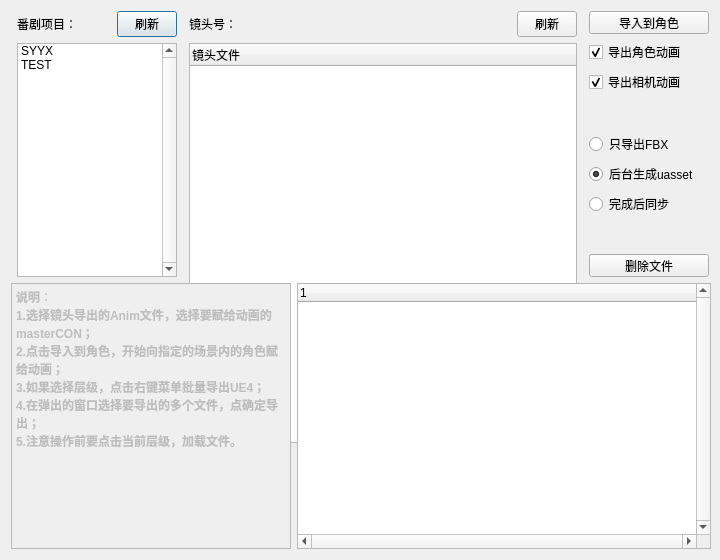
<?xml version="1.0" encoding="UTF-8"?>
<ui version="4.0">
 <class>transferAnimDialog</class>
 <widget class="QDialog" name="transferAnimDialog">
  <property name="geometry">
   <rect>
    <x>0</x>
    <y>0</y>
    <width>720</width>
    <height>560</height>
   </rect>
  </property>
  <property name="minimumSize">
   <size>
    <width>720</width>
    <height>560</height>
   </size>
  </property>
  <property name="windowTitle">
   <string>Transfer Anim File</string>
  </property>
  <layout class="QGridLayout" name="gridLayout">
   <item row="0" column="0">
    <layout class="QHBoxLayout" name="horizontalLayout" stretch="2,5,1">
     <item>
      <layout class="QVBoxLayout" name="verticalLayout_2">
       <property name="leftMargin">
        <number>6</number>
       </property>
       <property name="rightMargin">
        <number>6</number>
       </property>
       <item>
        <layout class="QHBoxLayout" name="horizontalLayout_4">
         <item>
          <widget class="QLabel" name="projectLBL">
           <property name="minimumSize">
            <size>
             <width>90</width>
             <height>0</height>
            </size>
           </property>
           <property name="maximumSize">
            <size>
             <width>90</width>
             <height>16777215</height>
            </size>
           </property>
           <property name="text">
            <string>番剧项目：</string>
           </property>
          </widget>
         </item>
         <item>
          <spacer name="horizontalSpacer_2">
           <property name="orientation">
            <enum>Qt::Horizontal</enum>
           </property>
           <property name="sizeHint" stdset="0">
            <size>
             <width>40</width>
             <height>20</height>
            </size>
           </property>
          </spacer>
         </item>
         <item>
          <widget class="QPushButton" name="projectRefreshBTN">
           <property name="minimumSize">
            <size>
             <width>60</width>
             <height>0</height>
            </size>
           </property>
           <property name="maximumSize">
            <size>
             <width>60</width>
             <height>16777215</height>
            </size>
           </property>
           <property name="layoutDirection">
            <enum>Qt::LeftToRight</enum>
           </property>
           <property name="text">
            <string>刷新</string>
           </property>
           <property name="default">
            <bool>false</bool>
           </property>
          </widget>
         </item>
        </layout>
       </item>
       <item>
        <widget class="QListWidget" name="projectLW">
         <property name="minimumSize">
          <size>
           <width>160</width>
           <height>0</height>
          </size>
         </property>
         <property name="maximumSize">
          <size>
           <width>16777215</width>
           <height>16777215</height>
          </size>
         </property>
         <property name="contextMenuPolicy">
          <enum>Qt::CustomContextMenu</enum>
         </property>
         <property name="verticalScrollBarPolicy">
          <enum>Qt::ScrollBarAlwaysOn</enum>
         </property>
         <item>
          <property name="text">
           <string>SYYX</string>
          </property>
         </item>
         <item>
          <property name="text">
           <string>TEST</string>
          </property>
         </item>
        </widget>
       </item>
      </layout>
     </item>
     <item>
      <layout class="QVBoxLayout" name="verticalLayout">
       <item>
        <layout class="QHBoxLayout" name="horizontalLayout_3">
         <item>
          <widget class="QLabel" name="shotLBL">
           <property name="minimumSize">
            <size>
             <width>60</width>
             <height>0</height>
            </size>
           </property>
           <property name="maximumSize">
            <size>
             <width>60</width>
             <height>16777215</height>
            </size>
           </property>
           <property name="text">
            <string>镜头号：</string>
           </property>
          </widget>
         </item>
         <item>
          <spacer name="horizontalSpacer">
           <property name="orientation">
            <enum>Qt::Horizontal</enum>
           </property>
           <property name="sizeHint" stdset="0">
            <size>
             <width>40</width>
             <height>20</height>
            </size>
           </property>
          </spacer>
         </item>
         <item>
          <widget class="QPushButton" name="shotRefreshBTN">
           <property name="minimumSize">
            <size>
             <width>60</width>
             <height>0</height>
            </size>
           </property>
           <property name="maximumSize">
            <size>
             <width>60</width>
             <height>16777215</height>
            </size>
           </property>
           <property name="text">
            <string>刷新</string>
           </property>
          </widget>
         </item>
        </layout>
       </item>
       <item>
        <widget class="QTreeWidget" name="shotTW">
         <property name="minimumSize">
          <size>
           <width>383</width>
           <height>400</height>
          </size>
         </property>
         <property name="baseSize">
          <size>
           <width>383</width>
           <height>400</height>
          </size>
         </property>
         <property name="contextMenuPolicy">
          <enum>Qt::CustomContextMenu</enum>
         </property>
         <column>
          <property name="text">
           <string>镜头文件</string>
          </property>
         </column>
        </widget>
       </item>
      </layout>
     </item>
     <item>
      <layout class="QVBoxLayout" name="verticalLayout_3">
       <property name="leftMargin">
        <number>6</number>
       </property>
       <item>
        <widget class="QPushButton" name="importBTN_2">
         <property name="minimumSize">
          <size>
           <width>120</width>
           <height>23</height>
          </size>
         </property>
         <property name="text">
          <string>导入到角色</string>
         </property>
        </widget>
       </item>
       <item>
        <widget class="QCheckBox" name="exportChrCB">
         <property name="text">
          <string>导出角色动画</string>
         </property>
         <property name="checked">
          <bool>true</bool>
         </property>
        </widget>
       </item>
       <item>
        <widget class="QCheckBox" name="exportCameraCB">
         <property name="text">
          <string>导出相机动画</string>
         </property>
         <property name="checked">
          <bool>true</bool>
         </property>
        </widget>
       </item>
       <item>
        <spacer name="verticalSpacer_2">
         <property name="orientation">
          <enum>Qt::Vertical</enum>
         </property>
         <property name="sizeHint" stdset="0">
          <size>
           <width>20</width>
           <height>40</height>
          </size>
         </property>
        </spacer>
       </item>
       <item>
        <widget class="QRadioButton" name="exportfbxRB">
         <property name="minimumSize">
          <size>
           <width>120</width>
           <height>0</height>
          </size>
         </property>
         <property name="maximumSize">
          <size>
           <width>120</width>
           <height>16777215</height>
          </size>
         </property>
         <property name="text">
          <string>只导出FBX</string>
         </property>
        </widget>
       </item>
       <item>
        <widget class="QRadioButton" name="exportuassetRB">
         <property name="text">
          <string>后台生成uasset</string>
         </property>
         <property name="checked">
          <bool>true</bool>
         </property>
        </widget>
       </item>
       <item>
        <widget class="QRadioButton" name="exportsyncRB">
         <property name="text">
          <string>完成后同步</string>
         </property>
        </widget>
       </item>
       <item>
        <spacer name="verticalSpacer">
         <property name="orientation">
          <enum>Qt::Vertical</enum>
         </property>
         <property name="sizeHint" stdset="0">
          <size>
           <width>20</width>
           <height>40</height>
          </size>
         </property>
        </spacer>
       </item>
       <item>
        <widget class="QPushButton" name="delShotBTN">
         <property name="minimumSize">
          <size>
           <width>120</width>
           <height>23</height>
          </size>
         </property>
         <property name="text">
          <string>删除文件</string>
         </property>
        </widget>
       </item>
      </layout>
     </item>
    </layout>
   </item>
   <item row="1" column="0">
    <layout class="QHBoxLayout" name="horizontalLayout_13" stretch="1,3">
     <item>
      <widget class="QTextEdit" name="textEdit">
       <property name="enabled">
        <bool>false</bool>
       </property>
       <property name="minimumSize">
        <size>
         <width>280</width>
         <height>200</height>
        </size>
       </property>
       <property name="readOnly">
        <bool>true</bool>
       </property>
       <property name="html">
        <string>&lt;!DOCTYPE HTML PUBLIC &quot;-//W3C//DTD HTML 4.0//EN&quot; &quot;http://www.w3.org/TR/REC-html40/strict.dtd&quot;&gt;
&lt;html&gt;&lt;head&gt;&lt;meta name=&quot;qrichtext&quot; content=&quot;1&quot; /&gt;&lt;style type=&quot;text/css&quot;&gt;
p, li { white-space: pre-wrap; }
&lt;/style&gt;&lt;/head&gt;&lt;body style=&quot; font-family:'SimSun'; font-size:9pt; font-weight:400; font-style:normal;&quot;&gt;
&lt;p style=&quot; margin-top:0px; margin-bottom:0px; margin-left:0px; margin-right:0px; -qt-block-indent:0; text-indent:0px;&quot;&gt;&lt;span style=&quot; font-weight:600;&quot;&gt;说明&lt;/span&gt;：&lt;/p&gt;
&lt;p style=&quot; margin-top:0px; margin-bottom:0px; margin-left:0px; margin-right:0px; -qt-block-indent:0; text-indent:0px;&quot;&gt;&lt;span style=&quot; font-weight:600;&quot;&gt;1.选择镜头导出的Anim文件，选择要赋给动画的masterCON；&lt;/span&gt;&lt;/p&gt;
&lt;p style=&quot; margin-top:0px; margin-bottom:0px; margin-left:0px; margin-right:0px; -qt-block-indent:0; text-indent:0px;&quot;&gt;&lt;span style=&quot; font-weight:600;&quot;&gt;2.点击导入到角色，开始向指定的场景内的角色赋给动画；&lt;/span&gt;&lt;/p&gt;
&lt;p style=&quot; margin-top:0px; margin-bottom:0px; margin-left:0px; margin-right:0px; -qt-block-indent:0; text-indent:0px;&quot;&gt;&lt;span style=&quot; font-weight:600;&quot;&gt;3.如果选择层级，点击右键菜单批量导出UE4；&lt;/span&gt;&lt;/p&gt;
&lt;p style=&quot; margin-top:0px; margin-bottom:0px; margin-left:0px; margin-right:0px; -qt-block-indent:0; text-indent:0px;&quot;&gt;&lt;span style=&quot; font-weight:600;&quot;&gt;4.在弹出的窗口选择要导出的多个文件，点确定导出；&lt;/span&gt;&lt;/p&gt;
&lt;p style=&quot; margin-top:0px; margin-bottom:0px; margin-left:0px; margin-right:0px; -qt-block-indent:0; text-indent:0px;&quot;&gt;&lt;span style=&quot; font-weight:600;&quot;&gt;5.注意操作前要点击当前层级，加载文件。&lt;/span&gt;&lt;/p&gt;&lt;/body&gt;&lt;/html&gt;</string>
       </property>
      </widget>
     </item>
     <item>
      <widget class="QTreeWidget" name="fileTW">
       <property name="minimumSize">
        <size>
         <width>414</width>
         <height>266</height>
        </size>
       </property>
       <property name="contextMenuPolicy">
        <enum>Qt::CustomContextMenu</enum>
       </property>
       <property name="verticalScrollBarPolicy">
        <enum>Qt::ScrollBarAlwaysOn</enum>
       </property>
       <property name="horizontalScrollBarPolicy">
        <enum>Qt::ScrollBarAlwaysOn</enum>
       </property>
      </widget>
     </item>
    </layout>
   </item>
  </layout>
 </widget>
 <resources/>
 <connections/>
</ui>
